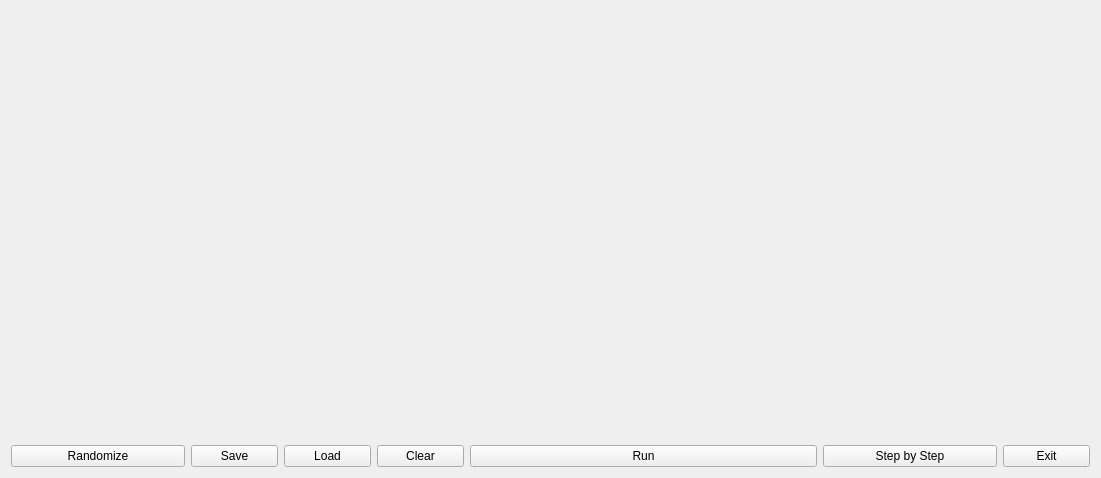
<?xml version="1.0" encoding="UTF-8"?>
<ui version="4.0">
 <class>HyperCube_SchedulerClass</class>
 <widget class="QWidget" name="HyperCube_SchedulerClass">
  <property name="geometry">
   <rect>
    <x>0</x>
    <y>0</y>
    <width>1101</width>
    <height>478</height>
   </rect>
  </property>
  <property name="windowTitle">
   <string>HyperCube_Scheduler</string>
  </property>
  <layout class="QVBoxLayout" name="verticalLayout" stretch="1,0">
   <item>
    <layout class="QHBoxLayout" name="layout"/>
   </item>
   <item>
    <layout class="QHBoxLayout" name="horizontalLayout" stretch="2,1,1,1,4,2,1">
     <item>
      <widget class="QPushButton" name="randomize">
       <property name="text">
        <string>Randomize</string>
       </property>
      </widget>
     </item>
     <item>
      <widget class="QPushButton" name="save">
       <property name="text">
        <string>Save</string>
       </property>
      </widget>
     </item>
     <item>
      <widget class="QPushButton" name="load">
       <property name="text">
        <string>Load</string>
       </property>
      </widget>
     </item>
     <item>
      <widget class="QPushButton" name="clear">
       <property name="text">
        <string>Clear</string>
       </property>
      </widget>
     </item>
     <item>
      <widget class="QPushButton" name="run">
       <property name="text">
        <string>Run</string>
       </property>
      </widget>
     </item>
     <item>
      <widget class="QPushButton" name="step_by_step">
       <property name="text">
        <string>Step by Step</string>
       </property>
      </widget>
     </item>
     <item>
      <widget class="QPushButton" name="exit">
       <property name="text">
        <string>Exit</string>
       </property>
      </widget>
     </item>
    </layout>
   </item>
  </layout>
 </widget>
 <layoutdefault spacing="6" margin="11"/>
 <resources>
  <include location="HyperCube_Scheduler.qrc"/>
 </resources>
 <connections/>
</ui>
